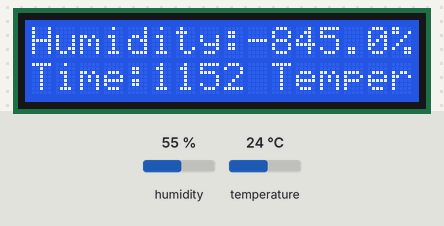
Simulated run of this sketch. Board: Arduino Uno, built with avr-gcc and run on an emulated ATmega328P. On the bench: 16×2 character LCD. The inputs (shaded band) are chosen by the test bench; at power-on: humidity 55 %, temperature 24 °C. What the sketch prints to the serial monitor is not drawn.

Above: at 1.2 s.
1.3 s: humidity set to 22 %
At 3.0 s:
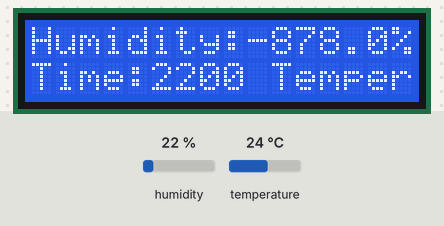
4.7 s: humidity set to 40 %
At 5.9 s:
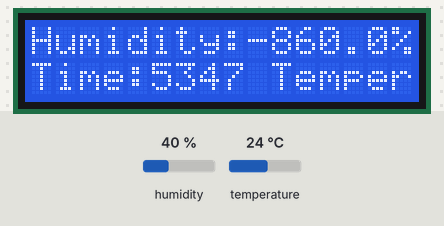
7.9 s: humidity set to 68 %
At 9.3 s:
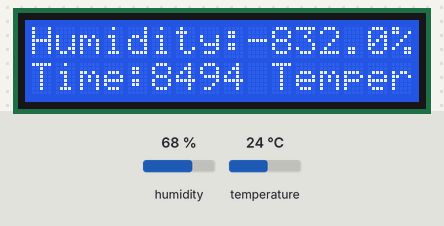
Timing chart, 0 to 10.9 s (numbered marks = the images above; inputs shaded):
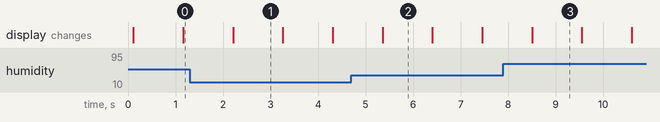

Measured:
- what the display in image 1 shows lasts 1.1 s, from 2.2 s to 3.3 s

The sketch:

sketch_mar23c.ino
```cpp
#include <SerLCD.h>
#include <SparkFunHTU21D.h>
#include <Wire.h>
#include <LiquidCrystal.h>


HTU21D myHumidity;
const int rs = 13, en = 12, d4 = 11, d5 = 10, d6 = 9, d7 = 8;
LiquidCrystal lcd(rs, en, d4, d5, d6, d7);

void setup()
{
  Serial.begin(9600);
  Serial.println("Example of temperature monitoring using the HTU21D: ");
 lcd.begin(16, 2);
  myHumidity.begin();
}

void loop()
{
  float humd = myHumidity.readHumidity();
  float temp = myHumidity.readTemperature();


  lcd.setCursor(0,1);
  lcd.print("Time:");
  lcd.print(millis());
  lcd.print(" Temperature:");
  lcd.print(temp - 900);
  lcd.print("fahrenheit");
  lcd.print(" Humidity:");
  lcd.print(humd - 900, 1);
  lcd.print("%");

  lcd.println();
  delay(1000);
}
```
